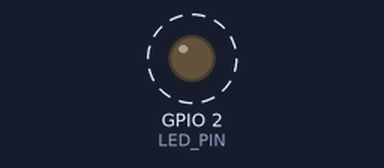
A program run on a simulated ESP32. On the bench: output pins drawn as LEDs (lit = HIGH). Dashed ring = blinking. Nothing arrives over Bluetooth unless stated; a phone connects over Bluetooth LE 3 s after start; what the program prints to the serial monitor is not drawn.

Above: at 0.5 s.
Timing chart, 0 to 4.6 s (numbered marks = the images above):
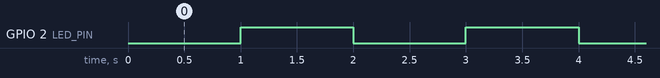

Measured:
- by itself, GPIO 2 (LED_PIN): alternates HIGH for 1.0 s and LOW for 1.0 s

The program:

main.cpp
```cpp
#include <Arduino.h>

#include "BluetoothApi.h"
#include "clock.h"

#define LED_PIN 2

static BluetoothApi bApi;

void setup()
{
	Serial.begin(9600);

	pinMode(LED_PIN, OUTPUT);
	digitalWrite(LED_PIN, LOW);

	enableTimer(1000);

	bApi.setup();

	Serial.println("Ready!");
}

void loop()
{
	if (timeFlag) {
		digitalWrite(LED_PIN, !digitalRead(LED_PIN));
		timeFlag = false;
	}
}
```

BluetoothApi.cpp
```cpp
//
// Created by Anshul Gupta on 5/25/24.
//

#include <Arduino.h>

#include "BluetoothApi.h"

class ServerCallbacks : public BLEServerCallbacks {
public:
	void onConnect(BLEServer *pServer) override
	{
		Serial.println("Connected");
		pServer->startAdvertising();
	}
	void onDisconnect(BLEServer *pServer) override
	{
		Serial.println("Disconnected");
		pServer->startAdvertising();
	}
};

void BluetoothApi::setup()
{
	BLEDevice::init("ESP32 Fridge");

	server = BLEDevice::createServer();
	server->setCallbacks(new ServerCallbacks());

	gapService.setup(server);
	tempService.setup(server);
	timeService.setup(server);

	advertising = BLEDevice::getAdvertising();
	advertising->addServiceUUID(gapService.getUUID());
	advertising->addServiceUUID(tempService.getUUID());
	advertising->addServiceUUID(timeService.getUUID());
	advertising->setScanResponse(true);
	advertising->setMinPreferred(0x06);
	advertising->setMinPreferred(0x12);

	BLEDevice::startAdvertising();
}

void BluetoothApi::setCoolerTemp(float value)
{
	tempService.setCooler(value);
}

void BluetoothApi::setAmbientTemp(float value)
{
	tempService.setAmbient(value);
}

void BluetoothApi::setWaterTemp(float value)
{
	tempService.setWater(value);
}
```

BluetoothApi.h
```cpp
//
// Created by Anshul Gupta on 5/25/24.
//

#ifndef ESP32_FRIDGE_BLUETOOTHAPI_H
#define ESP32_FRIDGE_BLUETOOTHAPI_H

#include <BLEService.h>

#include "ble_services/DeviceInfoService.h"
#include "ble_services/TempService.h"
#include "ble_services/TimeService.h"

class BluetoothApi {
public:
	BluetoothApi() = default;

	void setup();

	void setCoolerTemp(float value);
	void setAmbientTemp(float value);
	void setWaterTemp(float value);

private:
	BLEServer *server = nullptr;
	BLEAdvertising *advertising = nullptr;

	ble_services::DeviceInfoService gapService;
	ble_services::TempService tempService;
	ble_services::TimeService timeService;
	//	BLEService *storageService = nullptr;
};


#endif//ESP32_FRIDGE_BLUETOOTHAPI_H
```

BluetoothService.h
```cpp
//
// Created by Anshul Gupta on 5/25/24.
//

#ifndef ESP32_FRIDGE_BLESERVICE_H
#define ESP32_FRIDGE_BLESERVICE_H

#include <BLEDevice.h>
#include <BLEServer.h>
#include <BLEUtils.h>

class BluetoothService {
public:
	virtual ~BluetoothService() = default;

	virtual void setup(BLEServer *server) = 0;
	virtual BLEUUID getUUID() = 0;

protected:
	BLEService *service = nullptr;
};


#endif//ESP32_FRIDGE_BLESERVICE_H
```

DeviceInfoService.cpp
```cpp
//
// Created by Anshul Gupta on 5/25/24.
//

#include "DeviceInfoService.h"

namespace ble_services {

BLEUUID DeviceInfoService::SERVICE_UUID = BLEUUID((uint16_t) 0x180A);
//BLEUUID DeviceInfoService::SERVICE_UUID = BLEUUID("926c28b7-78e4-4702-a61f-6d59a3d92ef5");
BLEUUID DeviceInfoService::NAME_UUID = BLEUUID((uint16_t) 0x2A00);
//BLEUUID DeviceInfoService::NAME_UUID = BLEUUID("a39f17f5-04d1-4b92-9463-f929207076b4");
BLEUUID DeviceInfoService::VERSION_UUID = BLEUUID((uint16_t) 0x2A28);

const char *NAME = "ESP32 Fridge";
const int VERSION = 1;

void DeviceInfoService::setup(BLEServer *server)
{
	service = server->createService(SERVICE_UUID);

	name = service->createCharacteristic(
	        NAME_UUID,
	        BLECharacteristic::PROPERTY_READ);
	name->setValue(NAME);

	version = service->createCharacteristic(
	        VERSION_UUID,
	        BLECharacteristic::PROPERTY_READ);
	int v = VERSION;
	version->setValue(v);

	service->start();
}

BLEUUID DeviceInfoService::getUUID()
{
	return SERVICE_UUID;
}
}// namespace ble_services
```

DeviceInfoService.h
```cpp
//
// Created by Anshul Gupta on 5/25/24.
//

#ifndef ESP32_FRIDGE_DEVICEINFOSERVICE_H
#define ESP32_FRIDGE_DEVICEINFOSERVICE_H

#include "../BluetoothService.h"

namespace ble_services {

class DeviceInfoService : public BluetoothService {
public:
	DeviceInfoService() = default;

	void setup(BLEServer *server) override;
	BLEUUID getUUID() override;

private:
	BLECharacteristic *name = nullptr;
	BLECharacteristic *version = nullptr;

	static BLEUUID SERVICE_UUID;
	static BLEUUID NAME_UUID;
	static BLEUUID VERSION_UUID;
};

}// namespace ble_services

#endif//ESP32_FRIDGE_DEVICEINFOSERVICE_H
```

TempService.cpp
```cpp
//
// Created by Anshul Gupta on 5/25/24.
//

#include "TempService.h"

namespace ble_services {

BLEUUID TempService::SERVICE_UUID = BLEUUID("3cfc3156-2944-489c-b82d-554c3c422281");
BLEUUID TempService::COOLER_UUID = BLEUUID("dd45aa1d-a42d-4ada-8cc6-6bbb87b681b0");
BLEUUID TempService::AMBIENT_UUID = BLEUUID("ecbc2ad7-c41b-4b67-95b6-865255a8cb59");
BLEUUID TempService::WATER_UUID = BLEUUID("fee1b7f3-5e0f-47eb-964d-8d5913e0ca86");

void TempService::setup(BLEServer *server)
{
	float initial_temp = 0.0;
	service = server->createService(TempService::SERVICE_UUID);

	cooler = service->createCharacteristic(
	        COOLER_UUID,
	        BLECharacteristic::PROPERTY_READ | BLECharacteristic::PROPERTY_NOTIFY);
	cooler->setValue(initial_temp);

	ambient = service->createCharacteristic(
	        AMBIENT_UUID,
	        BLECharacteristic::PROPERTY_READ | BLECharacteristic::PROPERTY_NOTIFY);
	ambient->setValue(initial_temp);

	water = service->createCharacteristic(
	        WATER_UUID,
	        BLECharacteristic::PROPERTY_READ | BLECharacteristic::PROPERTY_NOTIFY);
	water->setValue(initial_temp);

	service->start();
}

BLEUUID TempService::getUUID()
{
	return TempService::SERVICE_UUID;
}

void TempService::setCooler(float value)
{
	cooler->setValue(value);
	cooler->notify();
}

void TempService::setAmbient(float value)
{
	ambient->setValue(value);
	ambient->notify();
}

void TempService::setWater(float value)
{
	water->setValue(value);
	water->notify();
}

}// namespace ble_services
```

TempService.h
```cpp
//
// Created by Anshul Gupta on 5/25/24.
//

#ifndef ESP32_FRIDGE_TEMPSERVICE_H
#define ESP32_FRIDGE_TEMPSERVICE_H

#include "../BluetoothService.h"

namespace ble_services {

class TempService : public BluetoothService {
public:
	TempService() = default;

	void setup(BLEServer *server) override;
	BLEUUID getUUID() override;

	void setCooler(float value);
	void setAmbient(float value);
	void setWater(float value);

private:
	BLECharacteristic *cooler = nullptr;
	BLECharacteristic *ambient = nullptr;
	BLECharacteristic *water = nullptr;

	static BLEUUID SERVICE_UUID;
	static BLEUUID COOLER_UUID;
	static BLEUUID AMBIENT_UUID;
	static BLEUUID WATER_UUID;
};

}// namespace ble_services

#endif//ESP32_FRIDGE_TEMPSERVICE_H
```

TimeService.cpp
```cpp
//
// Created by Anshul Gupta on 5/25/24.
//

#include <ESP32Time.h>

#include "TimeService.h"

namespace ble_services {

static ESP32Time rtc;

uint64_t from_bytes(const uint8_t *data, size_t len);

BLEUUID TimeService::SERVICE_UUID = BLEUUID((uint16_t) 0x1847);
//BLEUUID TimeService::SERVICE_UUID = BLEUUID("db7b23f7-9cb9-4411-b7c0-73105fe56919");
BLEUUID TimeService::GET_TIME_UUID = BLEUUID((uint16_t) 0x2A2B);
//BLEUUID TimeService::GET_TIME_UUID = BLEUUID("8b7bfc03-2a3e-44d7-833a-17917eb180f2");
BLEUUID TimeService::SET_TIME_UUID = BLEUUID("65625049-d533-4c6c-9c2b-b2a1291d146f");

class GetTimeCallbacks : public BLECharacteristicCallbacks {
public:
	void onRead(BLECharacteristic *pCharacteristic) override
	{
		uint32_t current_time = rtc.getEpoch();
		pCharacteristic->setValue(current_time);
	}
};

class SetTimeCallbacks : public BLECharacteristicCallbacks {
public:
	void onWrite(BLECharacteristic *pCharacteristic) override
	{
		uint8_t *data = pCharacteristic->getData();
		size_t len = pCharacteristic->getLength();

		rtc.setTime(from_bytes(data, len));
	}
};

void TimeService::setup(BLEServer *server)
{
	service = server->createService(TimeService::SERVICE_UUID);

	getTime = service->createCharacteristic(
	        GET_TIME_UUID,
	        BLECharacteristic::PROPERTY_READ);
	getTime->setCallbacks(new GetTimeCallbacks());

	setTime = service->createCharacteristic(
	        SET_TIME_UUID,
	        BLECharacteristic::PROPERTY_WRITE);
	setTime->setCallbacks(new SetTimeCallbacks());

	service->start();
}

BLEUUID TimeService::getUUID()
{
	return TimeService::SERVICE_UUID;
}

uint64_t from_bytes(const uint8_t *data, size_t len)
{
	uint64_t value = 0;
	for (size_t i = 0; i < len; i++) {
		uint64_t tmp = data[i];
		value |= tmp << (i * 8);
	}
	return value;
}


}// namespace ble_services
```

TimeService.h
```cpp
//
// Created by Anshul Gupta on 5/25/24.
//

#ifndef ESP32_FRIDGE_TIMESERVICE_H
#define ESP32_FRIDGE_TIMESERVICE_H

#include "../BluetoothService.h"

namespace ble_services {

class TimeService : public BluetoothService {
public:
	TimeService() = default;

	void setup(BLEServer *server) override;
	BLEUUID getUUID() override;

private:
	BLECharacteristic *getTime = nullptr;
	BLECharacteristic *setTime = nullptr;

	static BLEUUID SERVICE_UUID;
	static BLEUUID GET_TIME_UUID;
	static BLEUUID SET_TIME_UUID;
};

}// namespace ble_services

#endif//ESP32_FRIDGE_TIMESERVICE_H
```

clock.cpp
```cpp
//
// Created by Anshul Gupta on 5/26/24.
//

#include <Arduino.h>

#include "clock.h"

/// TIM0 flag
volatile bool timeFlag;

/// TIM0 instance
static hw_timer_t *timer = nullptr;

/// TIM0 ISR routine. Stored in IRAM.
void IRAM_ATTR Timer0_ISR()
{
	timeFlag = true;
}

void enableTimer(uint64_t interval_ms)
{
	// Tim0 is a 80MHz clock with a 16-bit prescaler and a 64-bit counter.
	// Prescaler is hard-coded to 80. This gives us a 1MHz clock.
	// 80MHz / 80 = 1MHz. 1Mhz = 1us.
	uint16_t prescaler = 80;

	// Calculate the counter value.
	uint64_t counter = interval_ms * 1000;

	// Provision the timer. Timer0 counting-up with a prescaler of 80.
	timer = timerBegin(0, prescaler, true);

	// Attach the ISR to the timer.
	timerAttachInterrupt(timer, &Timer0_ISR, true);

	// Set the alarm value and enable auto-reload.
	timerAlarmWrite(timer, counter, true);

	// Set flag to false.
	timeFlag = false;

	// Enable the timer.
	timerAlarmEnable(timer);
}
```

clock.h
```cpp
//
// Created by Anshul Gupta on 5/26/24.
//

#ifndef ESP32_FRIDGE_CLOCK_H
#define ESP32_FRIDGE_CLOCK_H

/**
 * @brief Flag to indicate that the timer has triggered.
 *
 * Set back to false when the timer is handled.
 */
extern volatile bool timeFlag;

/**
 * @brief Enable the timer with the given interval.
 *
 * The timer will trigger the timeFlag when the interval has passed.
 *
 * @param interval_ms The interval in milliseconds.
 */
void enableTimer(uint64_t interval_ms);

#endif//ESP32_FRIDGE_CLOCK_H
```
